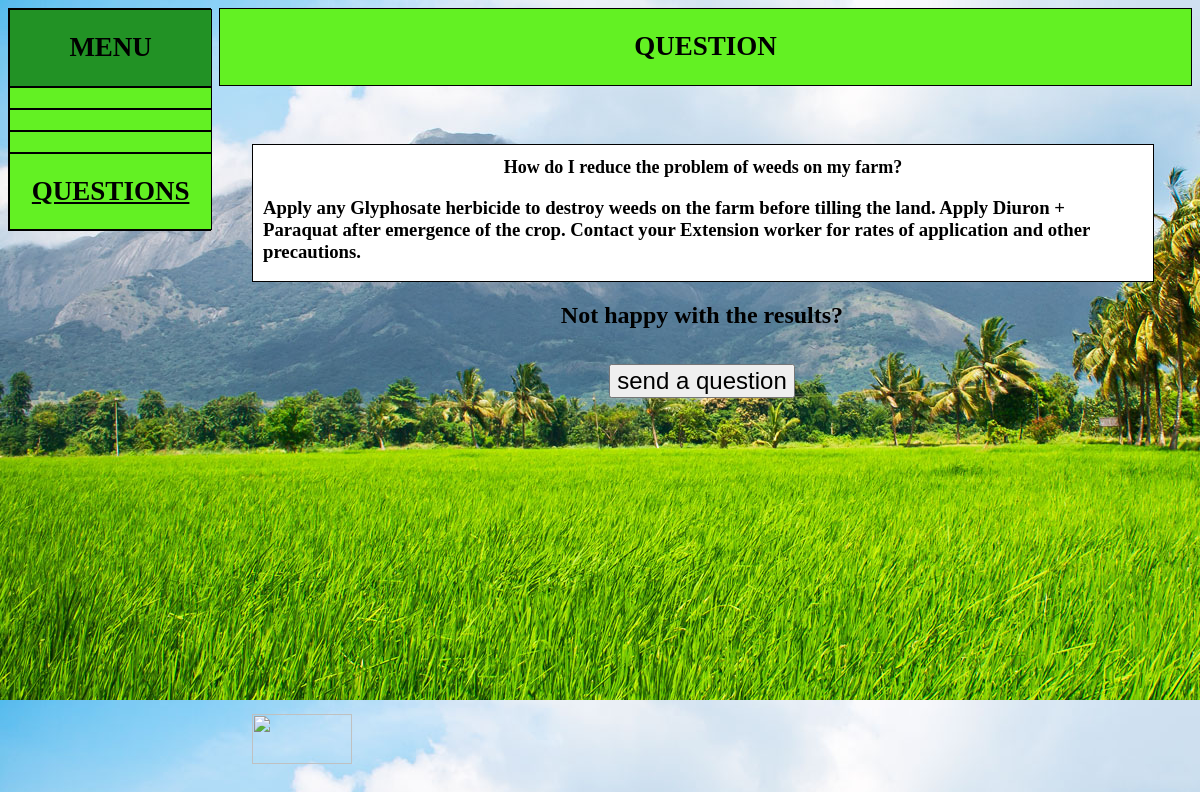
The page /sub4.php?id=11 on the database its author committed.
### tables this page shows
CREATE TABLE `levelitem` (
  `id` smallint(6) DEFAULT NULL,
  `parentId` smallint(6) DEFAULT NULL,
  `choiceText` text,
  `answerText` text,
  `nextLevelQues` tinyint(4) DEFAULT NULL
);

### sub4.php (the view, shortened to what this page needs)
<?php
include('include/config.php');
$id=$_GET['id'];
 $sql = "SELECT * from levelitem where	id='$id'";
                    $query = $conn->query($sql);
                    $row = $query->fetch_assoc();
$ans=$row['answerText'];
$qus=$row['choiceText'];
?>
<!doctype html>
<html>
<head>
<link href="css/style.css" rel="stylesheet">
</head>
<body>
<div class="wrapper">
	<div class="s_menu b">
		<div class="men b">
		<h2>MENU</h2>
		</div>
	<div class="m1 b">
		</div>
		<div class="m1 b">
		</div>
		<div class="m1 b">
		</div>
		<div class="m1 active b">
		<h2>Questions</h2>
		</div>
	</div>
	<div class="head1 b" align="center"><h2>Question</h2></div>
	<div class="main-content">
		<div class="content">
		<div class="qus">
		<h1 align="center"><?php echo $qus; ?></h1>
		<h3><?php echo $ans; ?></h3>
			</div>
            <h2 align="center">Not happy with the results?
            </h2>
            <center><button style="width: auto; font-size: x-large" ><a href="qus1.php">send a question</a></button></center>
		</div>
		<div class="back-b">
            <a href="sub3.php?id=<?php echo $_SESSION['id3']; ?>"><img src="img/arrow.png" height="50px" width="100px"></a>
		</div>
	</div>
</div>
</body>
</html>

### css/style.css (style rules this page uses)
body { background-image: url("slider1.png") ; -webkit-background-size: inherit; -moz-background-size: inherit; -o-background-size: inherit; background-size: inherit; }
.wrapper .b { border: 1px solid black; }
.wrapper { height: 100%; width: 100%; }
.s_menu { height: 80%; width: 17%; background-color: transparent; float: left; }
.head1 { height: 10%; width: 82%; background-color:#63f123; font-size: large; float: right; }
.head1 h2 { text-transform: uppercase; }
.main-content { height: 75%; width: 75%; background-color: transparent; position: fixed; top: 15%; left: 21%; }
.content { top: 18%; height: 70%; width: 75%; position: fixed; }
.back-b { height: 15%; width: 100%; position: fixed; top: 85%; }
.s_menu .men { height: auto; width: 100%; background: #229225; text-align: center; text-transform: uppercase; color: black; font-size: large; }
.s_menu .m1 { height: 20%; width: 100%; background: #63f123; text-align: center; text-transform: uppercase; word-wrap: break-word }
.content button { margin: 15px 10px; height: 30%; width: 80%; }
.active { text-decoration: underline; font-size: large; }
center a { font-size: x-large; }
.wrapper a { text-decoration: none; color: black; }
.qus { height: auto; width: 100%; background-color: white; border: 1px solid black; }
.back-b { height: 15%; width: 100%; position: absolute; top: 99%; }
.qus h3 { padding: 0px 10px; }
h1 { font-size: 50px; }
.main-content h1 { font-size: large; }

### rows shown on the page
levelitem: choiceText "How do I reduce the problem of weeds on my farm?", answerText "Apply any Glyphosate herbicide to destroy weeds on the farm before tilling the land. Apply Diuron + Paraquat after emergence of the crop. Contact your Extension worker for rates of application and other precautions."
